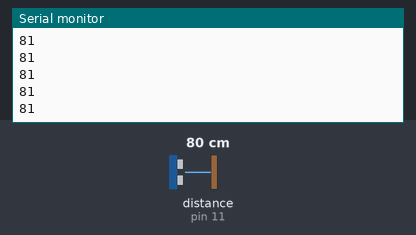
Bench run of a sketch on a simulated Arduino Uno, built with avr-gcc and run on an emulated ATmega328P. On the bench: the last lines printed to the serial monitor. Inputs (shaded band) come from the test bench; at power-on: distance to the obstacle (sensor on pin 11) 80 cm. The echo pulse lasts 58.3 µs per cm.

Above: at 1.2 s.
1.3 s: distance to the obstacle (sensor on pin 11) set to 2 cm
At 1.8 s:
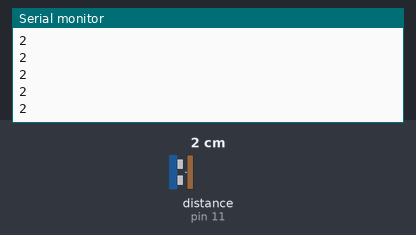
2.8 s: distance to the obstacle (sensor on pin 11) set to 4 cm
At 3.3 s:
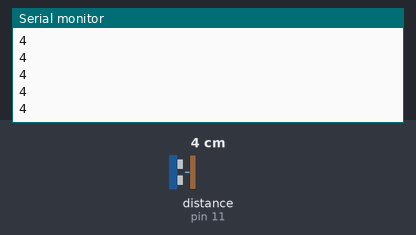
Timing chart, 0 to 5.7 s (numbered marks = the images above; inputs shaded):
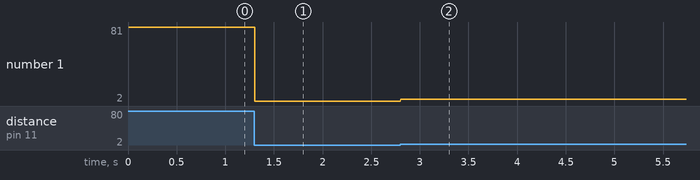

The sketch:

giant_door.ino
```cpp
// ---------------------------------------------------------------------------
// Example NewPing library sketch that does a ping about 20 times per second.
// ---------------------------------------------------------------------------

#include <NewPing.h>

#define TRIGGER_PIN  12  // Arduino pin tied to trigger pin on the ultrasonic sensor.
#define ECHO_PIN     11  // Arduino pin tied to echo pin on the ultrasonic sensor.
#define MAX_DISTANCE 200 // Maximum distance we want to ping for (in centimeters). Maximum sensor distance is rated at 400-500cm.

NewPing sonar(TRIGGER_PIN, ECHO_PIN, MAX_DISTANCE); // NewPing setup of pins and maximum distance.

void setup() {
  Serial.begin(115200); // Open serial monitor at 115200 baud to see ping results.
}

void loop() {
  delay(1);                     // Wait 50ms between pings (about 20 pings/sec). 29ms should be the shortest delay between pings.
  //Serial.print("Ping: ");
  Serial.print(sonar.ping_cm()); // Send ping, get distance in cm and print result (0 = outside set distance range)
  //Serial.println("cm");
  Serial.println();
}

void calibrate()
{
  Serial.print(sonar.ping_cm());
}

/// make this code reachable eventually

bool check_knock(){
  return false;
}

bool ultrasonic_1pc(){
  // lol fix this logic. this is where we'd put the smoothing or debounce or whatever
  if (sonar.ping_cm() < MAX_DISTANCE) {
    return true;
  }
}

bool check_letterbox(){

  return false;
}

bool knock_play() {
    int MAX_RECORDING_TIME = 15; // seconds

    // 1. give instructions, and a beep
    // TODO once we have a speaker
    // 2. record for MAX_RECORDING_TIME
    // TODO once we have a mic

    // TODO if there's an error or flatline, return false so it doesnt print a receipt

    return true;
}

bool letter_play(){

    return false;
}

bool print_receipt(){
    return false;
}

void event_main(){
    bool KEEP_GOING = true;
    while(KEEP_GOING){
        if (check_knock() == true) {

            // if a knock has been detected, the voice recording routine triggers

            if (knock_play() == true){
              print_receipt();
            } // lol what about error conditions

            continue;
        } else if (check_letterbox() == true) {

            // if a letter's dropped,

            if (letter_play() == true){
              // if a letter is received, print a receipt and thank them
              print_receipt();
              // Thank you, please take a receipt!
              // play_thank_you();

            } // lol what about error conditions

            continue;
        }
    }
}
```

Measured:
- after the input at 1.3 s, the serial monitor: prints a new line at once (image 1)
- after the input at 2.8 s, the serial monitor: prints a new line at once (image 2)
- plotted number 1: 81 → 2 after the input at 1.3 s, 2 → 4 after the input at 2.8 s
